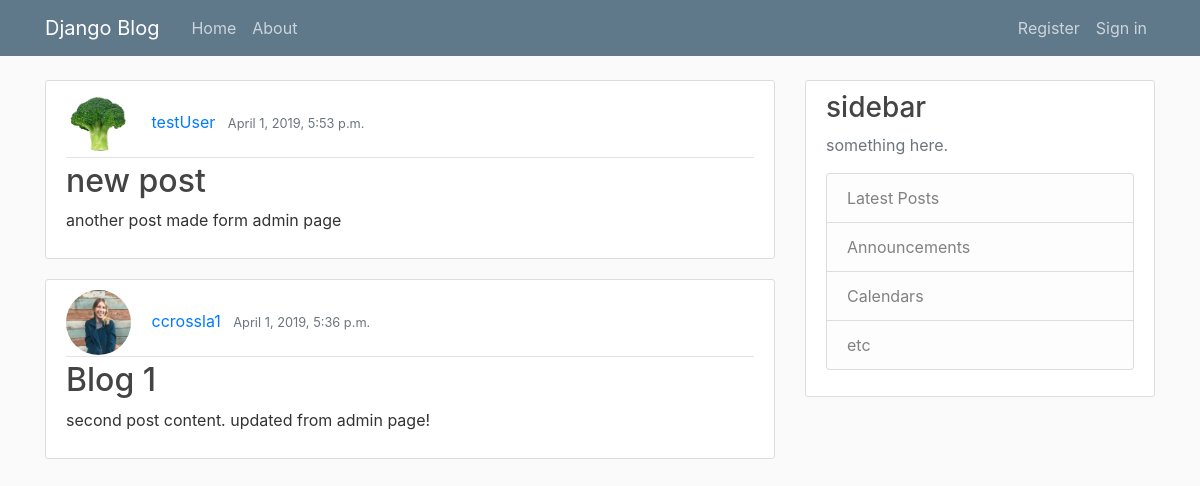
The page / on the database its author committed.
### blog/models.py (models this page shows, shortened)
class Post(models.Model):
    title = models.CharField(max_length=100)
    content = models.TextField()
    date_posted = models.DateTimeField(default=timezone.now)
    author = models.ForeignKey(User, on_delete=models.CASCADE)

### users/models.py (models this page shows, shortened)
class Profile(models.Model):
    user = models.OneToOneField(User, on_delete=models.CASCADE)
    image = models.ImageField(default='default.jpg', upload_to='profile_pics')

### blog/views.py (the view)
# urls.py: path('', PostListView.as_view(), name='blog/home'),
class PostListView(ListView):
    model = Post
    template_name = 'blog/home.html'
    context_object_name = 'posts'
    ordering = ['-date_posted']

### blog/templates/blog/home.html
{% extends "blog/base.html" %}
{% block content %}
{% for post in posts %}
<article class="media content-section">
    <div class="media-body">
        <div class="article-metadata">
            <img class="rounded-circle article-img" src=" {{ post.author.profile.image.url }}">
            <a class="mr-2" href="#">{{ post.author }}</a>
            <small class="text-muted">{{ post.date_posted }}</small>
        </div>
        <h2><a class="article-title" href="{% url 'post-detail' post.id %}">{{ post.title }}</a></h2>
        <p class="article-content">{{ post.content }}</p>
    </div>
</article>
{% endfor %}
{% endblock content %}

### blog/templates/blog/base.html (shortened to what this page needs)
{% load static %}
<!DOCTYPE html>
<html>
<head>
    <link rel="stylesheet" href="https://maxcdn.bootstrapcdn.com/bootstrap/4.0.0/css/bootstrap.min.css"
>
    <link rel="stylesheet" type="text/css" href="{%static 'blog/main.css'%}">
</head>
<body>
    <header class="site-header">
        <nav class="navbar navbar-expand-md navbar-dark bg-steel fixed-top">
            <div class="container">
                <a class="navbar-brand mr-4" href="/">Django Blog</a>
                <div class="collapse navbar-collapse" id="navbarToggle">
                    <div class="navbar-nav mr-auto">
                        <a class="nav-item nav-link" href="/">Home</a>
                        <a class="nav-item nav-link" href="/about">About</a>
                    </div>
                    <div class="navbar-nav">
                        {% if user.is_authenticated %}
                        <a class="nav-item nav-link" href="{% url 'profile' %}">New Post</a>
                        <a class="nav-item nav-link" href="{% url 'post-create' %}">Profile</a>
                        <a class="nav-item nav-link" href="{% url 'logout' %}">Log Out</a>
                        {% else %}
                        <a class="nav-item nav-link" href="{% url 'register' %}">Register</a>
                        <a class="nav-item nav-link" href="{% url 'login' %}">Sign in</a>
                        {% endif %}
                    </div>
                </div>
            </div>
        </nav>
    </header>
    <main role="main" class="container">
        <div class="row">
            <div class="col-md-8">
                {% block content %}{% endblock %}
            </div>
            <div class="col-md-4">
                <div class="content-section">
                    <h3>sidebar</h3>
                    <p class='text-muted'>something here.
                        <ul class="list-group">
                            <li class="list-group-item list-group-item-light">Latest Posts</li>
                            <li class="list-group-item list-group-item-light">Announcements</li>
                            <li class="list-group-item list-group-item-light">Calendars</li>
                            <li class="list-group-item list-group-item-light">etc</li>
                        </ul>
                    </p>
                </div>
            </div>
        </div>
    </main>
</body>
</html>

### blog/static/blog/main.css (style rules this page uses)
body { background: #fafafa; color: #333333; margin-top: 5rem; }
h1, h2, h3, h4, h5, h6 { color: #444444; }
ul { margin: 0; }
.bg-steel { background-color: #5f788a; }
.site-header .navbar-nav .nav-link { color: #cbd5db; }
.content-section { background: #ffffff; padding: 10px 20px; border: 1px solid #dddddd; border-radius: 3px; margin-bottom: 20px; }
.article-title { color: #444444; }
.article-content { white-space: pre-line; }
.article-img { height: 65px; width: 65px; margin-right: 16px; }
.article-metadata { padding-bottom: 1px; margin-bottom: 4px; border-bottom: 1px solid #e3e3e3 }

### rows shown on the page
Post: author.profile.image (placeholder picture), author "testUser", date_posted "April 1, 2019, 5:53 p.m.", title "new post", content "another post made form admin page"
Post: author.profile.image (picture), author "ccrossla1", date_posted "April 1, 2019, 5:36 p.m.", title "Blog 1", content "second post content. updated from admin page!"
